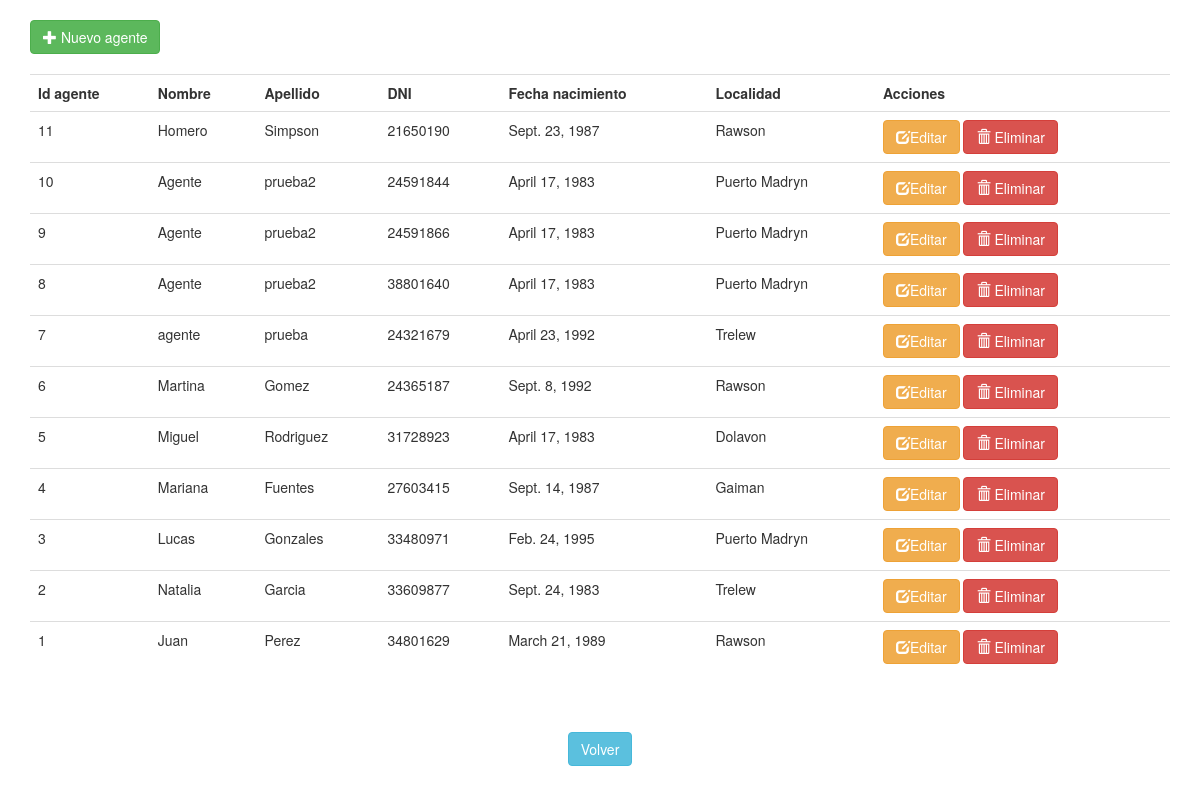
Before: /pasajes/agente with the older database file.
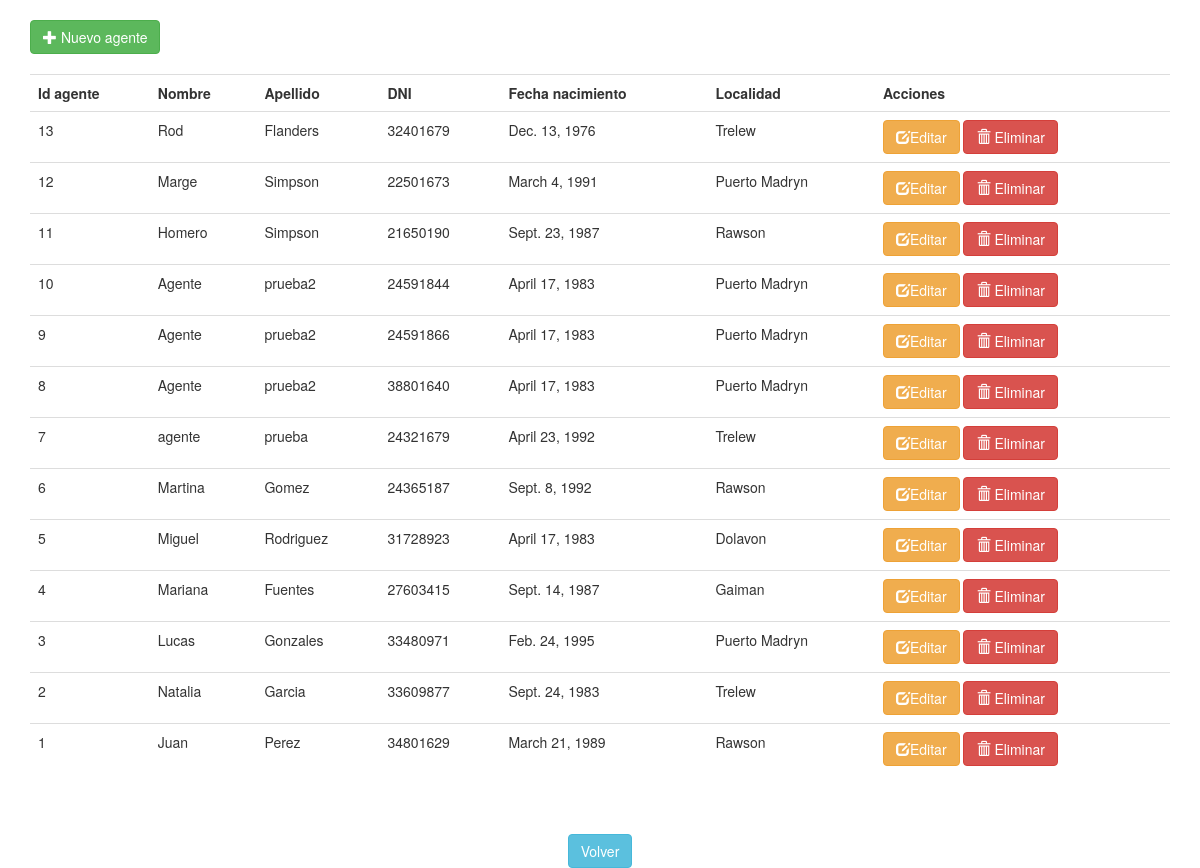
After: the same page with the newer database file.
### pasajes/models.py (models this page shows, shortened)
class Agente(models.Model):
	id=models.AutoField(unique=True,primary_key=True)
	nombre=models.CharField(max_length=200)
	apellido=models.CharField(max_length=200)
	documento=models.IntegerField(unique=True)
	fecha_nacimiento=models.DateField()
	id_localidad=models.ForeignKey(Localidad, on_delete=models.CASCADE)

class Localidad(models.Model):
	id=models.AutoField(unique=True,primary_key=True)
	nombre=models.CharField(max_length=200)

### pasajes/views.py (the view)
# urls.py: path('agente', views.indexAgenteView, name='agente'),
def indexAgenteView(request):
	agentes=Agente.objects.all().order_by('-id')
	context={
		'agentes':agentes,
	}
	return render(request, 'indexAgente.html', context)

### pasajes/templates/indexAgente.html
{% extends "plantillaBase.html" %}
{% block contenido %}
<br>
<a href="{% url 'altaAgente' %}" class="btn btn-success"><span class="glyphicon glyphicon-plus"></span> Nuevo agente</a>
<br><br>
{% if agentes %}
	<table class="table table-hover">
		<tr>
			<th>Id agente</th>
			<th>Nombre</th>
			<th>Apellido</th>
			<th>DNI</th>
			<th>Fecha nacimiento</th>
			<th>Localidad</th>
			<th>Acciones</th>
		</tr>
	    {% for agen in agentes %}
	    	<tr>
	        	<td>{{ agen.id }}</td>
	        	<td>{{ agen.nombre }}</td>
	        	<td>{{ agen.apellido }}</td>
	        	<td>{{ agen.documento }}</td>
	        	<td>{{ agen.fecha_nacimiento }}</td>
	        	<td>{{ agen.id_localidad.nombre }}</td>
	        	<td>
	        		<a href="{% url 'modificacionAgente' agen.id %}" class="btn btn-warning"><span class="glyphicon glyphicon-edit"></span>Editar</a>
	        		<a href="{% url 'bajaAgente' agen.id %}" class="btn btn-danger"><span class="glyphicon glyphicon-trash"></span> Eliminar</a>
	        	</td>
	    	</tr>
	    {% endfor %}
	</table>
{% else %}
    <p>No hay agentes a mostrar</p>
{% endif %}
		<br><br>
    	<center><a href="{% url 'index' %}"  class="btn btn-info">Volver</a></center>
{% endblock %}

Changed rows visible on the page:
added Agente: id "13", nombre "Rod", apellido "Flanders", documento "32401679", fecha_nacimiento "Dec. 13, 1976", id_localidad.nombre "Trelew"
added Agente: id "12", nombre "Marge", apellido "Simpson", documento "22501673", fecha_nacimiento "March 4, 1991", id_localidad.nombre "Puerto Madryn"
